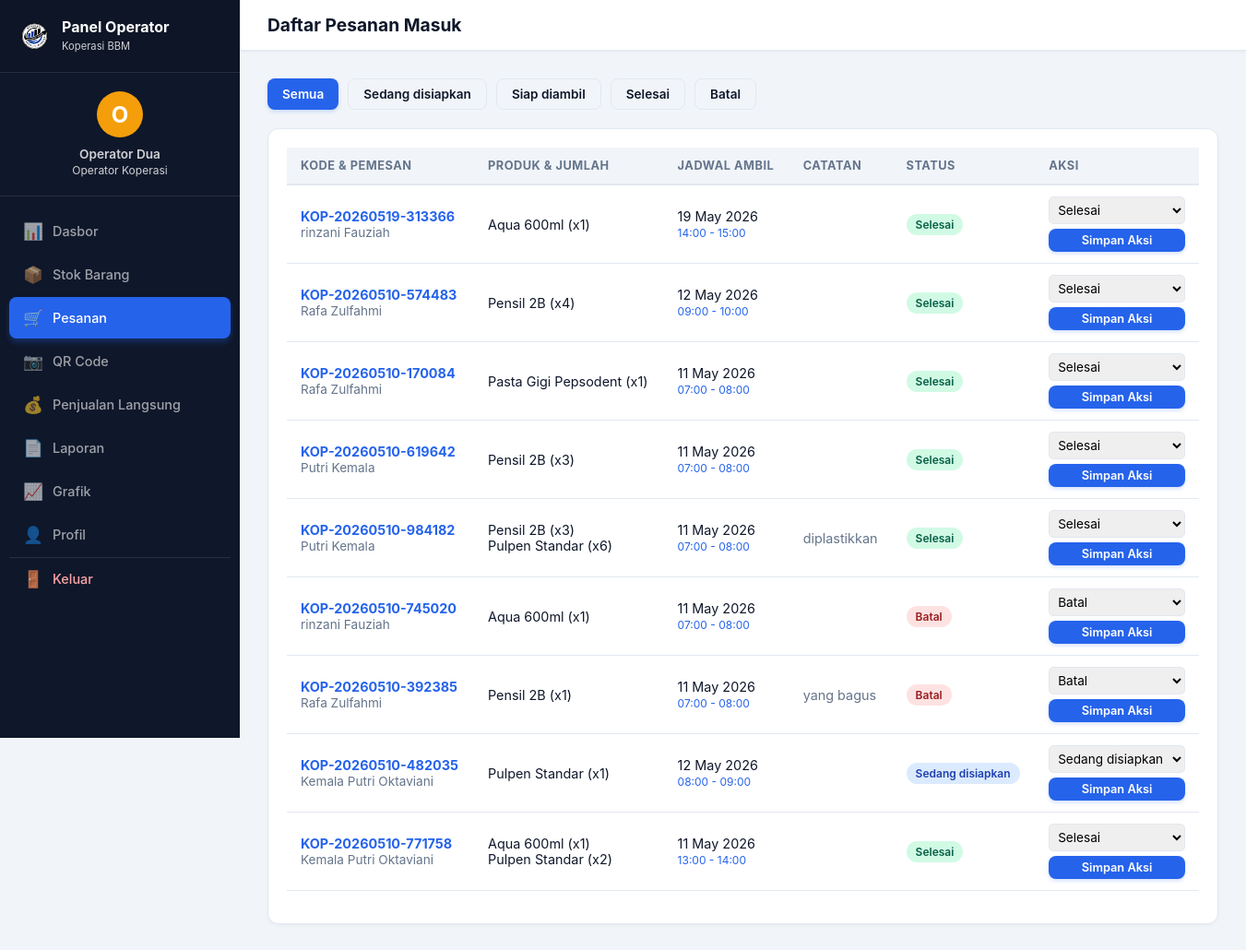
Page /koperasibbm/operator/pesanan.php (signed in) on the committed database.
### tables this page shows
CREATE TABLE `pesanan` (
  `id_pesanan` int NOT NULL,
  `kode_pesanan` varchar(20) DEFAULT NULL,
  `id_user` int NOT NULL,
  `total_harga` decimal(10,2) NOT NULL,
  `status` enum('Sedang disiapkan','Siap diambil','Selesai','Batal') NOT NULL DEFAULT 'Sedang disiapkan',
  `metode_pengambilan` enum('Mandiri','Slot Waktu') DEFAULT 'Mandiri',
  `created_at` timestamp NULL DEFAULT CURRENT_TIMESTAMP,
  `id_slot` int DEFAULT NULL,
  `jadwal_pengambilan` varchar(100) DEFAULT 'Mandiri',
  `tanggal_ambil` date DEFAULT NULL,
  `jam_ambil` varchar(50) DEFAULT NULL,
  `catatan` text
);

CREATE TABLE `users` (
  `id_user` int NOT NULL,
  `nama_lengkap` varchar(100) NOT NULL,
  `username` varchar(50) NOT NULL,
  `password` varchar(255) NOT NULL,
  `no_telepon` varchar(20) DEFAULT NULL,
  `role` enum('admin','operator','user') NOT NULL DEFAULT 'user',
  `jenis_anggota` enum('Murid','Guru','Internal Sekolah') DEFAULT NULL,
  `nis` varchar(20) DEFAULT NULL,
  `nip` varchar(20) DEFAULT NULL,
  `bagian_internal` enum('kantin','satpam','staf sekolah') DEFAULT NULL,
  `created_at` timestamp NULL DEFAULT CURRENT_TIMESTAMP
);

### koperasibbm/config/database.php (called while the page is built, shortened)
<?php
function base_url() {
    return "http://localhost/koperasibbm";
}
?>

### koperasibbm/operator/pesanan.php (the view, shortened to what this page needs)
<?php
require_once __DIR__ . '/../config/database.php';
 $filter = isset($_GET['status']) ? mysqli_real_escape_string($conn, $_GET['status']) : '';
 $where = $filter ? "AND p.status='$filter'" : "";
 $pesanan = mysqli_query($conn, "SELECT p.*, u.nama_lengkap FROM pesanan p JOIN users u ON p.id_user=u.id_user WHERE 1=1 $where ORDER BY p.created_at DESC");
?>
<!DOCTYPE html>
<html lang="id">
<head><meta charset="UTF-8"><meta name="viewport" content="width=device-width, initial-scale=1.0"><title>Daftar Pesanan Masuk</title><link rel="stylesheet" href="<?php echo base_url(); ?>/assets/css/style.css"></head>
<body>
<div class="admin-container">
    <?php include __DIR__ . '/../includes/operator_sidebar.php'; ?>
    <div class="main-panel">
        <div class="topbar"><h2>Daftar Pesanan Masuk</h2></div>
        <div class="content-wrapper">
            <div style="display:flex; gap:10px; margin-bottom:20px; flex-wrap:wrap;">
                <a href="?status=" class="btn <?php echo !$filter ? 'btn-primary' : 'btn-outline'; ?>">Semua</a>
                <a href="?status=Sedang disiapkan" class="btn <?php echo $filter=='Sedang disiapkan' ? 'btn-primary' : 'btn-outline'; ?>">Sedang disiapkan</a>
                <a href="?status=Siap diambil" class="btn <?php echo $filter=='Siap diambil' ? 'btn-primary' : 'btn-outline'; ?>">Siap diambil</a>
                <a href="?status=Selesai" class="btn <?php echo $filter=='Selesai' ? 'btn-primary' : 'btn-outline'; ?>">Selesai</a>
                <a href="?status=Batal" class="btn <?php echo $filter=='Batal' ? 'btn-primary' : 'btn-outline'; ?>">Batal</a>
            </div>
            <div class="card">
                <div class="table-responsive">
                    <table>
                        <thead>
                            <tr>
                                <th>Kode & Pemesan</th>
                                <th>Produk & Jumlah</th>
                                <th>Jadwal Ambil</th>
                                <th>Catatan</th>
                                <th>Status</th>
                                <th>Aksi</th>
                            </tr>
                        </thead>
                        <tbody>
                        <?php while($p = mysqli_fetch_assoc($pesanan)):
                            $kode = $p['kode_pesanan'] ?: 'TRS-'.str_pad($p['id_pesanan'], 4, '0', STR_PAD_LEFT);
                            $det_q = mysqli_query($conn, "SELECT dp.jumlah, pr.nama_produk FROM detail_pesanan dp JOIN produk pr ON dp.id_produk=pr.id_produk WHERE dp.id_pesanan=".$p['id_pesanan']);
                            $prods = [];
                            while($d = mysqli_fetch_assoc($det_q)) { $prods[] = $d['nama_produk']." (x".$d['jumlah'].")"; }
                            $prod_string = implode("<br>", $prods);
                            $badge_class = 'badge-info';
                            if($p['status'] == 'Selesai') $badge_class = 'badge-success';
                            if($p['status'] == 'Batal') $badge_class = 'badge-danger';
                        ?>
                        <tr>
                            <td>
                                <strong style="color:var(--primary);"><?php echo $kode; ?></strong><br>
                                <span style="font-size:0.85rem; color:var(--text-gray);"><?php echo htmlspecialchars($p['nama_lengkap']); ?></span>
                            </td>
                            <td style="font-size:0.9rem;"><?php echo $prod_string; ?></td>
                            <td>
                                <?php echo date('d M Y', strtotime($p['tanggal_ambil'])); ?><br>
                                <small style="color:var(--primary);"><?php echo $p['jam_ambil']; ?></small>
                            </td>
                            <td style="font-size:0.9rem; color:var(--text-gray); max-width:150px;"><?php echo htmlspecialchars($p['catatan'] ?? '-'); ?></td>
                            <td><span class="badge <?php echo $badge_class; ?>"><?php echo $p['status']; ?></span></td>
                            <td>
                                <form method="POST" style="display:flex; flex-direction:column; gap:5px;">
                                    <select name="status" style="padding:5px; font-size:0.85rem; border-radius:5px; border:1px solid var(--border-color);">
                                        <option value="Sedang disiapkan" <?php echo $p['status']=='Sedang disiapkan'?'selected':''; ?>>Sedang disiapkan</option>
                                        <option value="Selesai" <?php echo $p['status']=='Selesai'?'selected':''; ?>>Selesai</option>
                                        <option value="Batal" <?php echo $p['status']=='Batal'?'selected':''; ?>>Batal</option>
                                    </select>
                                    <button type="submit" name="simpan_aksi" class="btn btn-sm btn-primary">Simpan Aksi</button>
                                </form>
                            </td>
                        </tr>
                        <?php endwhile; ?>
                        </tbody>
                    </table>
                </div>
            </div>
        </div>
    </div>
</div>
</body>
</html>

### koperasibbm/assets/css/style.css (style rules this page uses)
:root { --primary: #2563eb; --primary-dark: #1e3a8a; --primary-light: #3b82f6; --bg-light: #f1f5f9; --white: #ffffff; --text-dark: #0f172a; --text-gray: #64748b; --border-color: #e2e8f0; --danger: #ef4444; --warning: #f59e0b; --success: #10b981; --sidebar-bg: #0f172a; --sidebar-hover: #1e293b; }
* { margin: 0; padding: 0; box-sizing: border-box; font-family: 'Inter', 'Segoe UI', Tahoma, Geneva, Verdana, sans-serif; }
body { background-color: var(--bg-light); color: var(--text-dark); font-size: 14px; }
a { text-decoration: none; color: inherit; }
.btn { padding: 8px 16px; border-radius: 8px; font-weight: 600; cursor: pointer; border: none; transition: all 0.2s; display: inline-flex; align-items: center; justify-content: center; gap: 5px; font-size: 0.85rem; }
.btn-primary { background: var(--primary); color: white; box-shadow: 0 2px 4px rgba(37, 99, 235, 0.2); }
.btn-outline { background: transparent; border: 1px solid var(--border-color); color: var(--text-dark); }
.btn-sm { padding: 5px 10px; font-size: 0.8rem; }
.admin-container { display: flex; min-height: 100vh; background: var(--bg-light); }
.main-panel { margin-left: 260px; flex-grow: 1; background: var(--bg-light); min-height: 100vh; display: flex; flex-direction: column; }
.topbar { background: white; padding: 15px 30px; display: flex; justify-content: space-between; align-items: center; box-shadow: 0 1px 3px rgba(0,0,0,0.05); border-bottom: 1px solid var(--border-color); }
.topbar h2 { font-size: 1.2rem; font-weight: 700; color: var(--text-dark); }
.content-wrapper { padding: 30px; flex: 1; }
.card { background: white; border-radius: 12px; box-shadow: 0 2px 4px rgba(0,0,0,0.03); padding: 20px; margin-bottom: 20px; border: 1px solid var(--border-color); max-width: 100%; overflow-x: auto; }
table { width: 100%; border-collapse: collapse; }
.card > table, .card .table-responsive table { min-width: 720px; }
.card table th, .card table td { white-space: nowrap; vertical-align: middle; }
.card table td:last-child { white-space: normal; min-width: 150px; }
table th, table td { padding: 12px 15px; text-align: left; border-bottom: 1px solid var(--border-color); font-size: 0.9rem; }
table th { background: var(--bg-light); font-weight: 700; color: var(--text-gray); font-size: 0.8rem; text-transform: uppercase; letter-spacing: 0.5px; border-bottom: 2px solid var(--border-color); }
.badge { padding: 4px 10px; border-radius: 20px; font-size: 0.75rem; font-weight: 600; display: inline-block; }
.badge-success { background: #d1fae5; color: #065f46; }
.badge-danger { background: #fee2e2; color: #991b1b; }
.badge-info { background: #dbeafe; color: #1e40af; }
.table-responsive { width: 100%; overflow-x: auto; margin-bottom: 15px; -webkit-overflow-scrolling: touch; }
.table-responsive table { min-width: 900px; }

### rows in the picture
pesanan: kode_pesanan "KOP-20260519-313366", id_user.nama_lengkap "rinzani Fauziah", prods "Aqua 600ml (x1)", tanggal_ambil "19 May 2026", jam_ambil "14:00 - 15:00", status "Selesai"
pesanan: kode_pesanan "KOP-20260510-574483", id_user.nama_lengkap "Rafa Zulfahmi", prods "Pensil 2B (x4)", tanggal_ambil "12 May 2026", jam_ambil "09:00 - 10:00", status "Selesai"
pesanan: kode_pesanan "KOP-20260510-170084", id_user.nama_lengkap "Rafa Zulfahmi", prods "Pasta Gigi Pepsodent (x1)", tanggal_ambil "11 May 2026", jam_ambil "07:00 - 08:00", status "Selesai"
pesanan: kode_pesanan "KOP-20260510-619642", id_user.nama_lengkap "Putri Kemala", prods "Pensil 2B (x3)", tanggal_ambil "11 May 2026", jam_ambil "07:00 - 08:00", status "Selesai"
pesanan: kode_pesanan "KOP-20260510-984182", id_user.nama_lengkap "Putri Kemala", prods "Pensil 2B (x3) Pulpen Standar (x6)", tanggal_ambil "11 May 2026", jam_ambil "07:00 - 08:00", catatan "diplastikkan", status "Selesai"
pesanan: kode_pesanan "KOP-20260510-745020", id_user.nama_lengkap "rinzani Fauziah", prods "Aqua 600ml (x1)", tanggal_ambil "11 May 2026", jam_ambil "07:00 - 08:00", status "Batal"
pesanan: kode_pesanan "KOP-20260510-392385", id_user.nama_lengkap "Rafa Zulfahmi", prods "Pensil 2B (x1)", tanggal_ambil "11 May 2026", jam_ambil "07:00 - 08:00", catatan "yang bagus", status "Batal"
pesanan: kode_pesanan "KOP-20260510-482035", id_user.nama_lengkap "Kemala Putri Oktaviani", prods "Pulpen Standar (x1)", tanggal_ambil "12 May 2026", jam_ambil "08:00 - 09:00", status "Sedang disiapkan"
pesanan: kode_pesanan "KOP-20260510-771758", id_user.nama_lengkap "Kemala Putri Oktaviani", prods "Aqua 600ml (x1) Pulpen Standar (x2)", tanggal_ambil "11 May 2026", jam_ambil "13:00 - 14:00", status "Selesai"

### other values in the picture
$_SESSION['nama_lengkap'] "Operator Dua"
